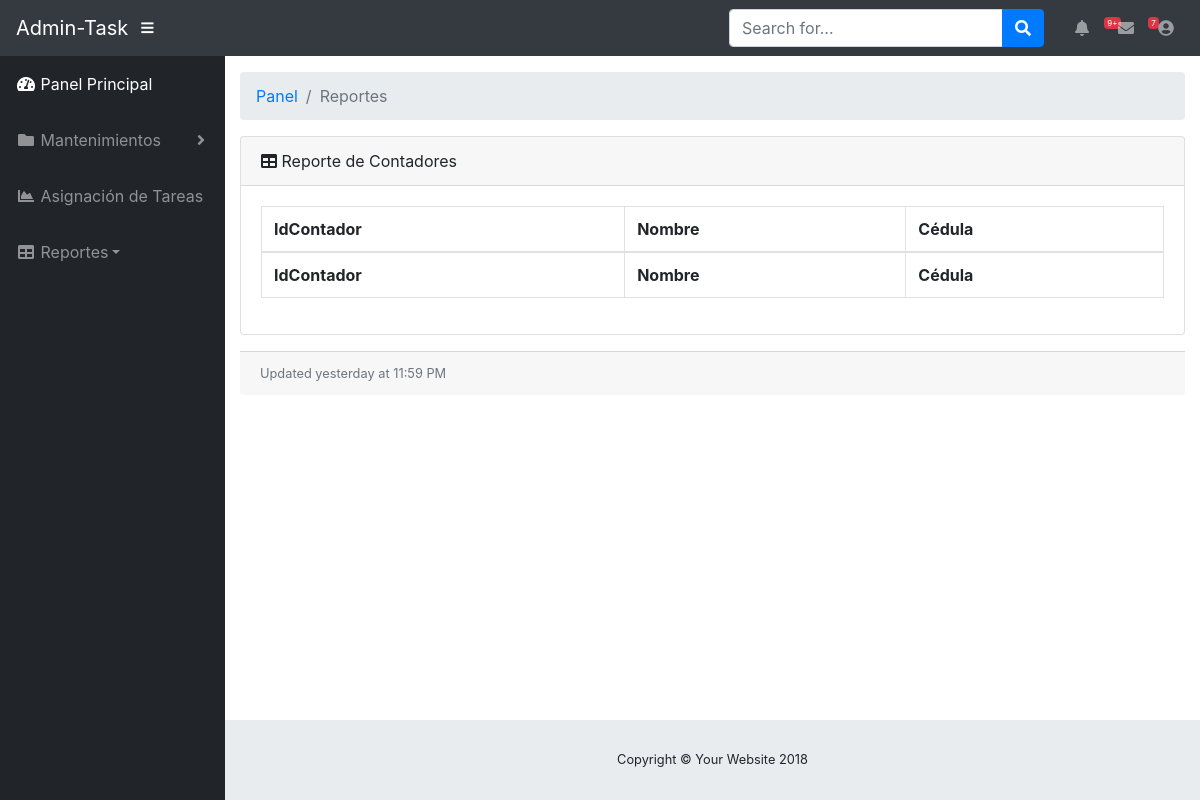
The app's page /reporteContadores.php, older data.
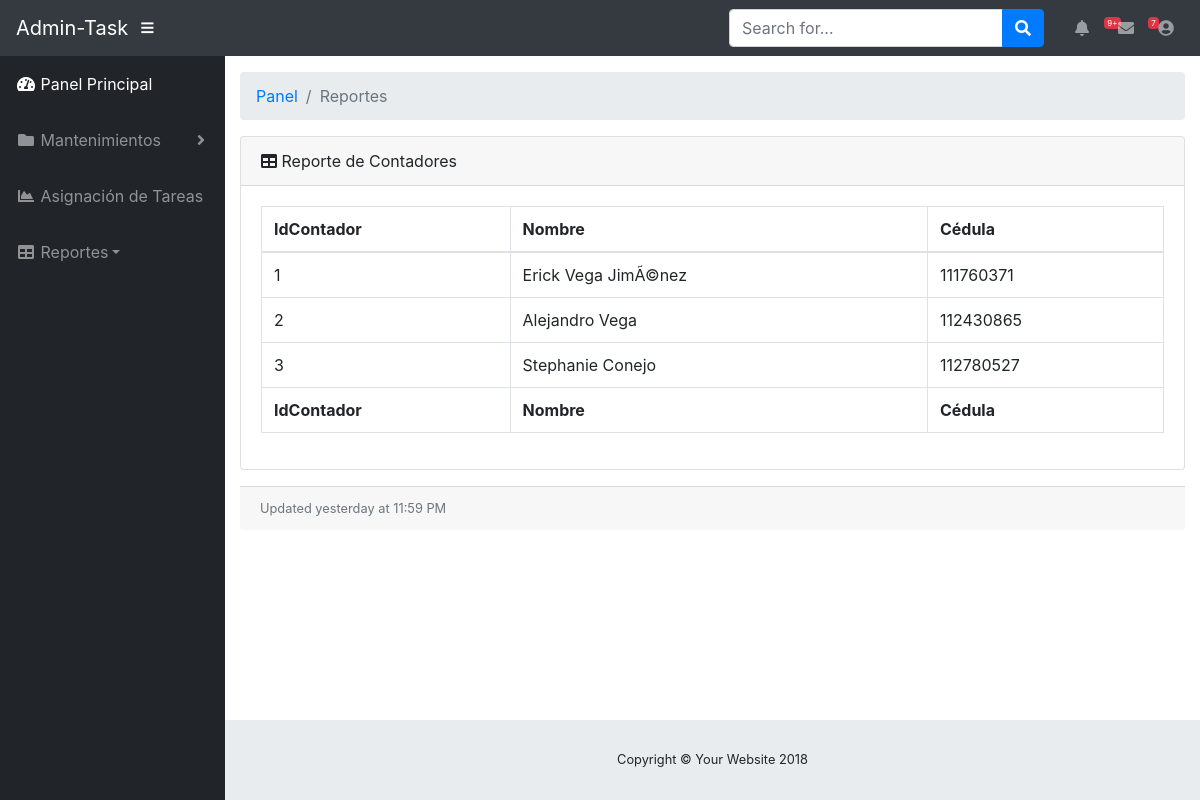
The same page, newer data.
### tables this page shows
CREATE TABLE IF NOT EXISTS `contadores` (
  `idContador` int(11) NOT NULL AUTO_INCREMENT,
  `Nombre` varchar(100) NOT NULL,
  `Cedula` varchar(20) NOT NULL,
  PRIMARY KEY (`idContador`)
);

### reporteContadores.php (the view, shortened to what the changed rows need)
<html lang="en">
  <head>
    <link href="vendor/bootstrap/css/bootstrap.min.css" rel="stylesheet">
    <link href="vendor/fontawesome-free/css/all.min.css" rel="stylesheet" type="text/css">
    <link href="vendor/datatables/dataTables.bootstrap4.css" rel="stylesheet">
    <link href="css/sb-admin.css" rel="stylesheet">
  </head>
  <body id="page-top">
    <div id="wrapper">
      <div id="content-wrapper">
        <div class="container-fluid">
          <div class="card mb-3">
            <div class="card-body">
            <?php
                $conn =  Conectar();
                $listado = mysqli_query($conn, "select * from Contadores");
                echo "<table class='table table-bordered' id='dataTable' width='100%' cellspacing='0'><thead>
                    <tr>
                      <th>IdContador</th>
                      <th>Nombre</th>
                      <th>Cédula</th>
                    </tr>
                  </thead>
                  <tfoot>
                    <tr>
                      <th>IdContador</th>
                      <th>Nombre</th>
                      <th>Cédula</th>
                    </tr>
                  </tfoot>
                  <tbody>";
                $columna = 3;
                while ($fila = mysqli_fetch_array($listado)) {
                    echo "<tr>";
                    for ($i=0; $i < $columna; $i++) {
                        ?>
                        <td><?php echo $fila[$i]; ?></td>
                        <?php
                    }
                    echo "</tr>";
                }
                echo "</tbody>
                    </table>";
            ?>
              </div>
            </div>
          </div>
        </div>
      </div>
  </body>
</html>

Row changes from the older to the newer data that the page shows:
added contadores: idContador "1", Nombre "Erick Vega JimÃ©nez", Cedula "111760371"
added contadores: idContador "2", Nombre "Alejandro Vega", Cedula "112430865"
added contadores: idContador "3", Nombre "Stephanie Conejo", Cedula "112780527"
